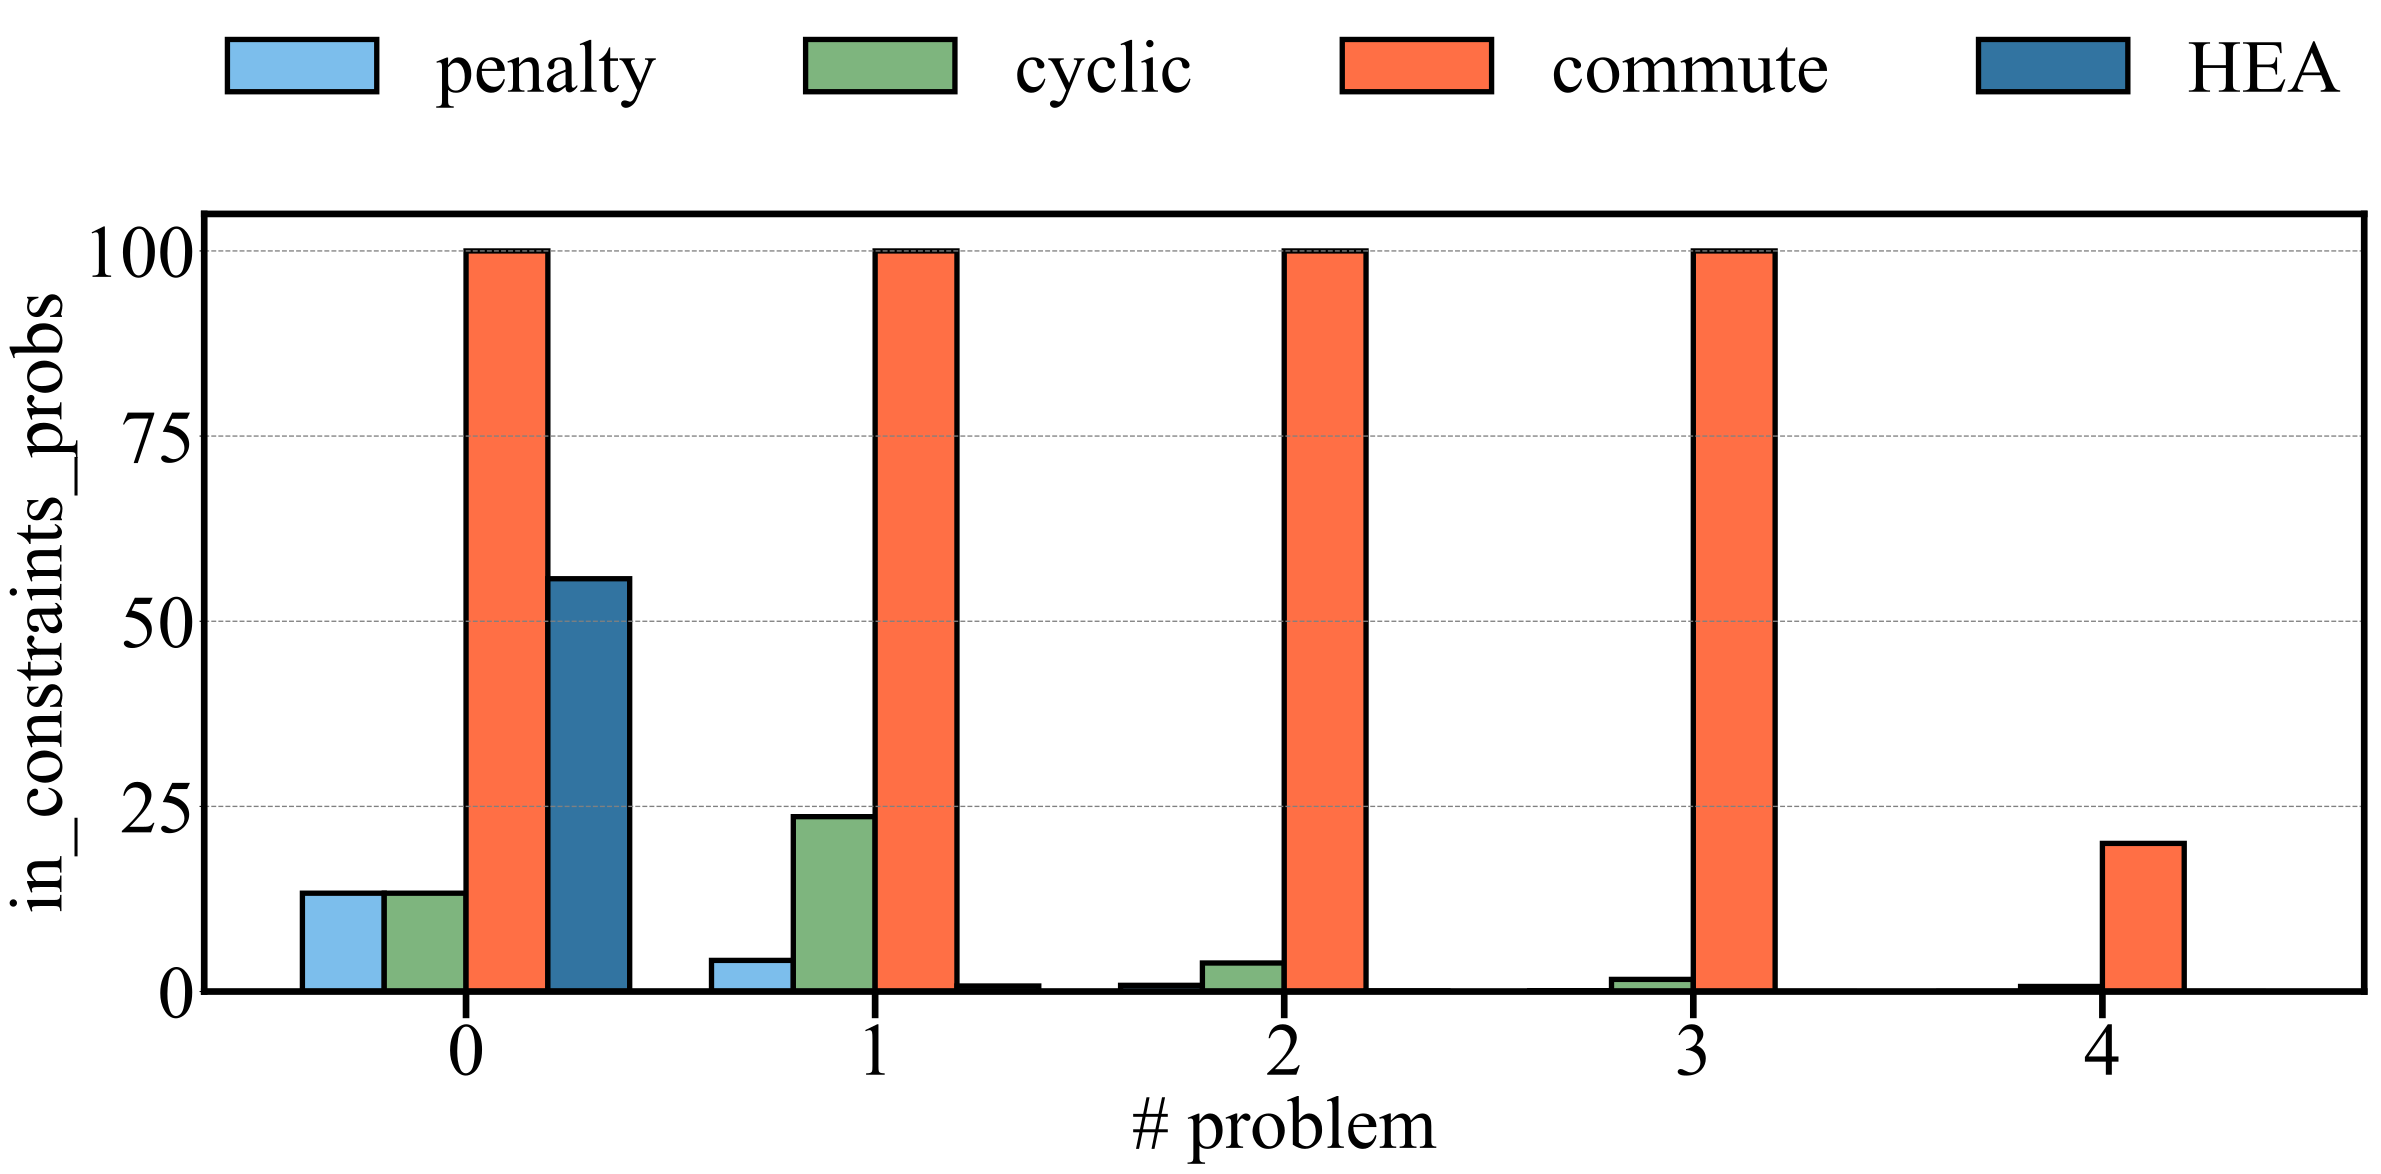

Python code for this plot:
import os
import pandas as pd
import matplotlib.pyplot as plt
import matplotlib as mpl

def plot_results(respath):
    data = pd.read_csv(f"../../data/{respath}.csv")
    penalty = data[data['method'] == 'penalty']
    cyclic = data[data['method'] == 'cyclic']
    commute = data[data['method'] == 'commute']
    HEA = data[data['method'] == 'HEA']
    # Convert columns with 'memory_error' to NaN
    penalty = penalty.apply(pd.to_numeric, errors='coerce').fillna(0)
    cyclic = cyclic.apply(pd.to_numeric, errors='coerce').fillna(0)
    commute = commute.apply(pd.to_numeric, errors='coerce').fillna(0)
    HEA = HEA.apply(pd.to_numeric, errors='coerce').fillna(0)

    scale = 0.9
    fig, axes = plt.subplots(figsize=(25*scale, 9*scale))

    mpl.rcParams.update({
        'pdf.fonttype': 42,
        'ps.fonttype': 42,
        'font.family': 'Times New Roman',
        'font.size': 56,
        'axes.unicode_minus': False,
        'mathtext.fontset': 'custom',
        'mathtext.rm': 'Times New Roman',
        'mathtext.it': 'Times New Roman:italic',
        'mathtext.bf': 'Times New Roman:bold',
        'axes.linewidth': 5,
        'xtick.major.size': 20,
        'xtick.major.width': 10,
    })
    bar_width =  0.2
    bar_key = "in_constraints_probs"
    axes = plt.axes([0, 0, 1, 1])
    colors = ["#7CBEEC", "#7EB57E", "#FF6F45", "#3274A1"]
    # print(penalty)
    mean_penalty = (
        penalty.groupby("variables")
        .mean()
        .reset_index()
        .sort_values("variables")
    )
    mean_cyclic = (
        cyclic.groupby("variables")
        .mean()
        .reset_index()
        .sort_values("variables")
    )
    mean_commute = (
        commute.groupby("variables")
        .mean()
        .reset_index()
        .sort_values("variables")
    )
    mean_HEA = (
        HEA.groupby("variables")
        .mean()
        .reset_index()
        .sort_values("variables")
    )

    # print(mean_HEA, mean_commute, mean_cyclic)
    axes.bar(
        mean_penalty.index - bar_width * 3/ 2,
        mean_penalty[bar_key],
        color=colors[0],
        label="penalty",
        linewidth=4,
        width=bar_width,
        edgecolor='black',
    )
    axes.bar(
        mean_cyclic.index - bar_width / 2,
        mean_cyclic[bar_key],
        color=colors[1],
        label="cyclic",
        linewidth=4,
        width=bar_width,
        edgecolor='black',
    )
    axes.bar(
        mean_commute.index + bar_width / 2,
        mean_commute[bar_key],
        color=colors[2],
        label="commute",
        linewidth=4,
        width=bar_width,
        edgecolor='black',
    )
    axes.bar(
        mean_HEA.index + bar_width * 3 / 2,
        mean_HEA[bar_key],
        color=colors[3],
        label="HEA",
        linewidth=4,
        width=bar_width,
        edgecolor='black',
    )

    # axes.set_yscale("log")
    # axes.set_yticks([1, 100, 10000, 1000000])
    # prob_lab = [prob + str(idx) for prob in ["F", "G", "K"] for idx in range(1, 6)]
    axes.tick_params(axis="x", which="major", width=5, length=20)
    axes.set_xticks(mean_commute.index)
    # axes.set_xticklabels([prob_lab[idx] for idx in mean_commute.variables])
    axes.grid(axis="y", color="gray", linestyle="--", linewidth=1)
    axes.set_xlabel("# problem")
    axes.set_ylabel(bar_key)
    axes.legend(frameon=False, bbox_to_anchor=(0.5, 1.05), loc='lower center', ncol=4)

    script_path = os.path.abspath(__file__)
    new_path = script_path[:-3]
    fig.savefig(f"{new_path}.svg", dpi=600, format="svg", bbox_inches="tight")

plot_results('FLP/FLP_evalue_qiskit')
